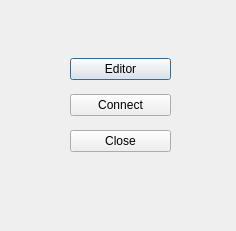
<?xml version="1.0" encoding="UTF-8"?>
<ui version="4.0">
 <class>Dialog</class>
 <widget class="QDialog" name="Dialog">
  <property name="geometry">
   <rect>
    <x>0</x>
    <y>0</y>
    <width>236</width>
    <height>231</height>
   </rect>
  </property>
  <property name="windowTitle">
   <string>Dialog</string>
  </property>
  <widget class="QWidget" name="verticalLayoutWidget">
   <property name="geometry">
    <rect>
     <x>70</x>
     <y>50</y>
     <width>101</width>
     <height>111</height>
    </rect>
   </property>
   <layout class="QVBoxLayout" name="plan">
    <item>
     <widget class="QPushButton" name="editor">
      <property name="text">
       <string>Editor</string>
      </property>
     </widget>
    </item>
    <item>
     <widget class="QPushButton" name="connect">
      <property name="text">
       <string>Connect</string>
      </property>
     </widget>
    </item>
    <item>
     <widget class="QPushButton" name="close">
      <property name="text">
       <string>Close</string>
      </property>
     </widget>
    </item>
   </layout>
  </widget>
 </widget>
 <resources/>
 <connections>
  <connection>
   <sender>close</sender>
   <signal>clicked()</signal>
   <receiver>Dialog</receiver>
   <slot>reject()</slot>
   <hints>
    <hint type="sourcelabel">
     <x>119</x>
     <y>142</y>
    </hint>
    <hint type="destinationlabel">
     <x>207</x>
     <y>153</y>
    </hint>
   </hints>
  </connection>
 </connections>
</ui>
